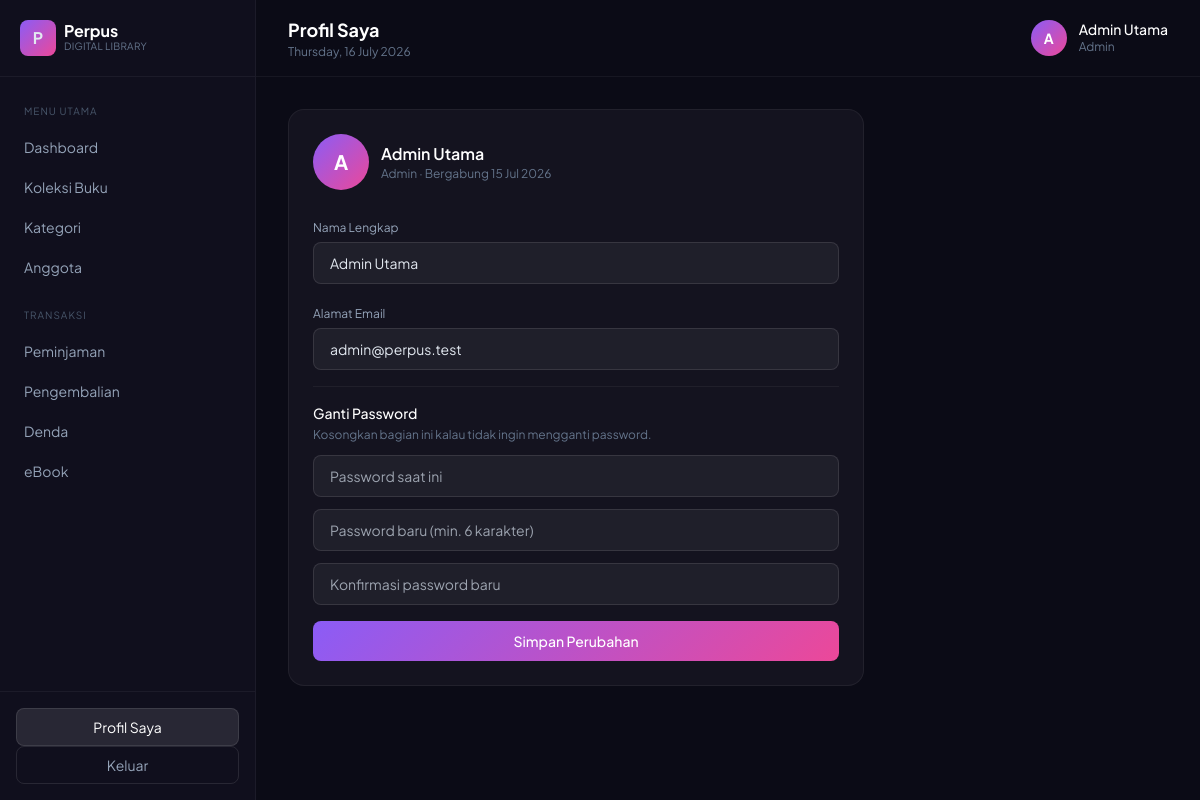
The app's page /profil (signed in) with its own data.
### tables this page shows
CREATE TABLE users (
    id INT AUTO_INCREMENT PRIMARY KEY,
    name VARCHAR(100) NOT NULL,
    email VARCHAR(150) NOT NULL UNIQUE,
    password VARCHAR(255) NOT NULL,
    role ENUM('admin','member') NOT NULL DEFAULT 'member',
    created_at DATETIME DEFAULT CURRENT_TIMESTAMP
);

### app/Controllers/ProfilController.php (called while the page is built, shortened)
<?php
class ProfilController extends Controller
{
    public function index(): void
    {
        $userModel = new User();
        $user = $userModel->find(Auth::id());
        $this->view('profil/index', ['user' => $user]);
    }
}

### public/index.php (called while the page is built, shortened)
<?php
require dirname(__DIR__) . '/app/Core/autoload.php';
require dirname(__DIR__) . '/app/Core/helpers.php';
$router = new Router();
$router->dispatch($_SERVER['REQUEST_URI'], $_SERVER['REQUEST_METHOD']);

### app/Core/autoload.php (called while the page is built, shortened)
<?php
spl_autoload_register(function (string $class) {
    $prefix = 'App\\';
    $relative = substr($class, strlen($prefix));
    $file = BASE_PATH . '/app/' . str_replace('\\', '/', $relative) . '.php';
});

### app/Core/Database.php (called while the page is built, shortened)
<?php
class Database
{
    private static ?PDO $instance = null;
    public static function connect(): PDO
    {
        try {
            if (DB_DRIVER === 'sqlite') {
                $dsn = 'sqlite:' . DB_SQLITE_PATH;
                self::$instance = new PDO($dsn);
                self::$instance->exec('PRAGMA foreign_keys = ON');
            } else {
                $dsn = 'mysql:host=' . DB_HOST . ';port=' . DB_PORT . ';dbname=' . DB_NAME . ';charset=utf8mb4';
                self::$instance = new PDO($dsn, DB_USER, DB_PASS);
            }
            self::$instance->setAttribute(PDO::ATTR_ERRMODE, PDO::ERRMODE_EXCEPTION);
            self::$instance->setAttribute(PDO::ATTR_DEFAULT_FETCH_MODE, PDO::FETCH_ASSOC);
            self::$instance->setAttribute(PDO::ATTR_EMULATE_PREPARES, false);
            return self::$instance;
        } catch (PDOException $e) {
            error_log('DB Connection Error: ' . $e->getMessage());
            http_response_code(500);
            die('Terjadi kesalahan pada server. Silakan hubungi administrator.');
        }
    }
}

### app/Core/Auth.php (called while the page is built, shortened)
<?php
class Auth
{
    public static function user(): ?array
    {
        return $_SESSION['user'] ?? null;
    }
    public static function id(): ?int
    {
        return $_SESSION['user']['id'] ?? null;
    }
    public static function role(): ?string
    {
        return $_SESSION['user']['role'] ?? null;
    }
    public static function isAdmin(): bool
    {
        return self::role() === 'admin';
    }
}

### app/Core/Model.php (called while the page is built, shortened)
<?php
abstract class Model
{
    protected PDO $db;
    protected string $table;
    protected string $primaryKey = 'id';
    public function __construct()
    {
        $this->db = Database::connect();
    }
    public function find(int $id): ?array
    {
        try {
            $stmt = $this->db->prepare("SELECT * FROM {$this->table} WHERE {$this->primaryKey} = :id LIMIT 1");
            $stmt->execute(['id' => $id]);
            $row = $stmt->fetch();
            return $row ?: null;
        } catch (PDOException $e) {
            error_log($e->getMessage());
            return null;
        }
    }
}

### app/Core/helpers.php (called while the page is built, shortened)
<?php
function url(string $path = ''): string
{
    $path = '/' . ltrim($path, '/');
    return APP_URL . $path;
}
function asset(string $path = ''): string
{
    return url('/assets/' . ltrim($path, '/'));
}
function e(?string $value): string
{
    return htmlspecialchars($value ?? '', ENT_QUOTES, 'UTF-8');
}
function tanggal_indo(?string $date): string
{
    $bulan = ['', 'Jan', 'Feb', 'Mar', 'Apr', 'Mei', 'Jun', 'Jul', 'Agu', 'Sep', 'Okt', 'Nov', 'Des'];
    $ts = strtotime($date);
    return date('d', $ts) . ' ' . $bulan[(int) date('n', $ts)] . ' ' . date('Y', $ts);
}

### app/Views/profil/index.php (the view, shortened to what this page needs)
<?php $title = 'Profil Saya'; ?>
<div class="max-w-xl card p-6">
    <div class="flex items-center gap-3 mb-6">
        <div class="w-14 h-14 rounded-full bg-gradient-to-br from-violet-500 to-pink-500 flex items-center justify-center text-xl text-white font-bold">
            <?= e(mb_substr($user['name'], 0, 1)) ?>
        </div>
        <div>
            <p class="text-white font-semibold"><?= e($user['name']) ?></p>
            <p class="text-xs text-slate-500 capitalize"><?= e($user['role']) ?> &middot; Bergabung <?= tanggal_indo($user['created_at']) ?></p>
        </div>
    </div>
    <form method="POST" action="<?= url('/profil') ?>" class="space-y-4">
        <div>
            <label class="text-xs text-slate-400">Nama Lengkap</label>
            <input type="text" name="name" required value="<?= e($user['name']) ?>"
                class="w-full mt-1 px-4 py-2.5 rounded-lg bg-white/5 border border-white/10 text-sm outline-none focus:border-violet-500">
        </div>
        <div>
            <label class="text-xs text-slate-400">Alamat Email</label>
            <input type="email" name="email" required value="<?= e($user['email']) ?>"
                class="w-full mt-1 px-4 py-2.5 rounded-lg bg-white/5 border border-white/10 text-sm outline-none focus:border-violet-500">
        </div>
        <div class="pt-4 border-t border-white/5">
            <p class="text-sm font-medium text-white mb-1">Ganti Password</p>
            <p class="text-xs text-slate-500 mb-3">Kosongkan bagian ini kalau tidak ingin mengganti password.</p>
            <div class="space-y-3">
                <input type="password" name="password_saat_ini" placeholder="Password saat ini"
                    class="w-full px-4 py-2.5 rounded-lg bg-white/5 border border-white/10 text-sm outline-none focus:border-violet-500">
                <input type="password" name="password_baru" minlength="6" placeholder="Password baru (min. 6 karakter)"
                    class="w-full px-4 py-2.5 rounded-lg bg-white/5 border border-white/10 text-sm outline-none focus:border-violet-500">
                <input type="password" name="konfirmasi_password" placeholder="Konfirmasi password baru"
                    class="w-full px-4 py-2.5 rounded-lg bg-white/5 border border-white/10 text-sm outline-none focus:border-violet-500">
            </div>
        </div>
        <button type="submit" class="w-full py-2.5 rounded-lg btn-primary text-white text-sm font-medium">Simpan Perubahan</button>
    </form>
</div>

### app/Core/Router.php (shortened to what this page needs)
<?php
class Router
{
    private array $routes = [];
    private function add(string $method, string $path, $handler): void
    {
        $pattern = preg_replace('#\{[a-zA-Z_]+\}#', '([^/]+)', trim($path, '/'));
        $pattern = '#^' . $pattern . '$#';
        preg_match_all('#\{([a-zA-Z_]+)\}#', $path, $paramNames);
        $this->routes[$method][] = [
            'pattern' => $pattern,
            'handler' => $handler,
            'params'  => $paramNames[1],
        ];
    }
    public function dispatch(string $uri, string $method): void
    {
        $uri = trim(parse_url($uri, PHP_URL_PATH), '/');
        $uri = $uri === '' ? '' : $uri;
        foreach ($this->routes[$method] ?? [] as $route) {
            if (preg_match($route['pattern'], $uri, $matches)) {
                array_shift($matches);
                $params = array_combine($route['params'], $matches);
                $this->call($route['handler'], $params);
                return;
            }
        }
    }
    private function call($handler, array $params): void
    {
        [$controllerClass, $action] = $handler;
        $controller = new $controllerClass();
        call_user_func_array([$controller, $action], $params);
    }
}

### app/Views/layouts/app.php (shortened to what this page needs)
<?php
$user = Auth::user();
$currentPath = trim(parse_url($_SERVER['REQUEST_URI'], PHP_URL_PATH), '/');
$isActive = fn(string $path) => str_starts_with($currentPath, ltrim($path, '/')) ? 'bg-white/10 text-white' : 'text-slate-400 hover:text-white hover:bg-white/5';
?>
<!DOCTYPE html>
<html lang="id">
<head>
<script src="https://cdn.tailwindcss.com"></script>
<link rel="stylesheet" href="<?= asset('css/app.css') ?>">
<script src="https://cdn.tailwindcss.com"></script>
<link rel="stylesheet" href="<?= asset('css/app.css') ?>">
</head>
<body class="bg-[#0b0b16] text-slate-200 min-h-screen flex">
<aside class="w-64 shrink-0 bg-[#100f1d] border-r border-white/5 min-h-screen flex flex-col">
    <div class="px-5 py-5 flex items-center gap-2 border-b border-white/5">
        <div class="w-9 h-9 rounded-lg bg-gradient-to-br from-violet-500 to-pink-500 flex items-center justify-center font-bold">P</div>
        <div>
            <p class="font-bold text-white leading-none">Perpus</p>
            <p class="text-[10px] text-slate-500 tracking-wide">DIGITAL LIBRARY</p>
        </div>
    </div>
    <nav class="flex-1 px-3 py-4 space-y-1 text-sm">
        <?php if (Auth::isAdmin()): ?>
            <p class="px-3 pt-2 pb-1 text-[10px] uppercase text-slate-600 tracking-widest">Menu Utama</p>
            <a href="<?= url('/dashboard') ?>" class="flex items-center gap-2 px-3 py-2 rounded-lg <?= $isActive('dashboard') ?>">Dashboard</a>
            <a href="<?= url('/admin/buku') ?>" class="flex items-center gap-2 px-3 py-2 rounded-lg <?= $isActive('admin/buku') ?>">Koleksi Buku</a>
            <a href="<?= url('/admin/kategori') ?>" class="flex items-center gap-2 px-3 py-2 rounded-lg <?= $isActive('admin/kategori') ?>">Kategori</a>
            <a href="<?= url('/admin/anggota') ?>" class="flex items-center gap-2 px-3 py-2 rounded-lg <?= $isActive('admin/anggota') ?>">Anggota</a>
            <p class="px-3 pt-4 pb-1 text-[10px] uppercase text-slate-600 tracking-widest">Transaksi</p>
            <a href="<?= url('/admin/peminjaman') ?>" class="flex items-center gap-2 px-3 py-2 rounded-lg <?= $isActive('admin/peminjaman') ?>">Peminjaman</a>
            <a href="<?= url('/admin/pengembalian') ?>" class="flex items-center gap-2 px-3 py-2 rounded-lg <?= $isActive('admin/pengembalian') ?>">Pengembalian</a>
            <a href="<?= url('/admin/denda') ?>" class="flex items-center gap-2 px-3 py-2 rounded-lg <?= $isActive('admin/denda') ?>">Denda</a>
            <a href="<?= url('/admin/ebook') ?>" class="flex items-center gap-2 px-3 py-2 rounded-lg <?= $isActive('admin/ebook') ?>">eBook</a>
        <?php endif; ?>
    </nav>
    <div class="p-4 border-t border-white/5">
        <a href="<?= url('/profil') ?>" class="flex items-center justify-center gap-2 text-sm <?= $isActive('profil') ?> border border-white/10 rounded-lg py-2">Profil Saya</a>
        <a href="<?= url('/logout') ?>" class="flex items-center justify-center gap-2 text-sm text-slate-400 hover:text-white border border-white/10 rounded-lg py-2">Keluar</a>
    </div>
</aside>
<main class="flex-1 min-h-screen">
    <header class="flex items-center justify-between px-8 py-4 border-b border-white/5">
        <div>
            <h1 class="text-lg font-bold text-white"><?= e($title ?? 'Dashboard') ?></h1>
            <p class="text-xs text-slate-500"><?= date('l, d F Y') ?></p>
        </div>
        <div class="flex items-center gap-3">
            <div class="w-9 h-9 rounded-full bg-gradient-to-br from-violet-500 to-pink-500 flex items-center justify-center text-sm font-bold text-white">
                <?= e(mb_substr($user['name'] ?? '?', 0, 1)) ?>
            </div>
            <div class="text-sm leading-tight">
                <p class="text-white font-medium"><?= e($user['name'] ?? '') ?></p>
                <p class="text-slate-500 text-xs capitalize"><?= e($user['role'] ?? '') ?></p>
            </div>
        </div>
    </header>
    <div class="p-8">
        <?= $content ?>
    </div>
</main>
</body>
</html>

### public/assets/css/app.css (style rules this page uses)
* { font-family: 'Plus Jakarta Sans', ui-sans-serif, system-ui, sans-serif; }
body { background: #0a0a12; }
.card { background: #14131f; border: 1px solid rgba(255,255,255,0.06); border-radius: 16px; transition: transform 0.15s ease, border-color 0.15s ease, box-shadow 0.15s ease; }
.btn-primary { background: linear-gradient(135deg, #8b5cf6, #ec4899); transition: all 0.15s ease; }

### records on screen
users: name "A", name "Admin Utama", role "Admin", created_at "15 Jul 2026", email "admin@perpus.test"
